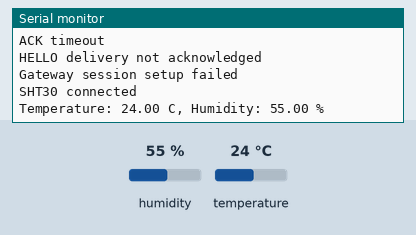
Bench run of a sketch on a simulated ESP32. On the bench: the last lines printed to the serial monitor. Inputs (shaded band) come from the test bench; at power-on: humidity 55 %, temperature 24 °C. WiFi joins after 1.5 s; servers stay silent unless stated.

Above: at 5.9 s.
6.0 s: humidity set to 22 %
At 7.8 s:
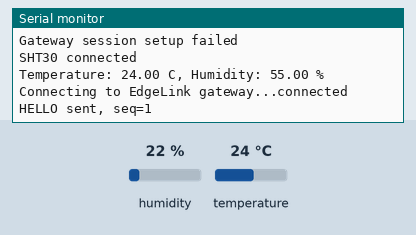
11.0 s: temperature set to 12 °C
At 11.15 s:
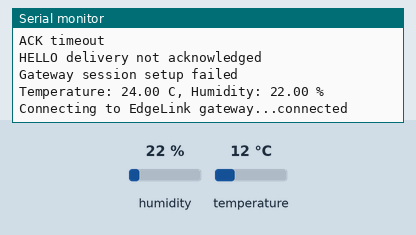
16.0 s: humidity set to 40 %
At 18.2 s:
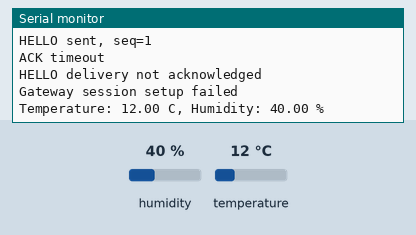
Timing chart, 0 to 19.7 s (numbered marks = the images above; inputs shaded):
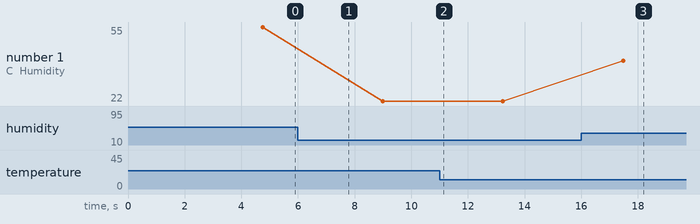

The sketch:

esp32_sht30.ino
```cpp
#include <Wire.h>
#include <Adafruit_SHT31.h>
#include <WiFi.h>

#include <array>
#include <vector>
#include <cstdint>

#include "secrets.h"

namespace {

constexpr int kSdaPin = 21;
constexpr int kSclPin = 22;
constexpr std::uint8_t kSht30Address = 0x44;
constexpr unsigned long kSampleIntervalMs = 2000;
constexpr unsigned long kHeartbeatIntervalMs = 5000;
constexpr unsigned long kReconnectIntervalMs = 3000;
constexpr unsigned long kInitialWifiTimeoutMs = 15000;
constexpr char kDeviceId[] = "esp32-real-001";
constexpr std::uint16_t kProtocolMagic = 0x4544;
constexpr std::uint8_t kProtocolVersion = 1;
constexpr std::uint8_t kHelloMessageType = 1;
constexpr std::uint8_t kTelemetryMessageType = 2;
constexpr std::uint8_t kHeartbeatMessageType = 3;
constexpr std::uint8_t kAckMessageType = 4;
constexpr std::size_t kHeaderSize = 14;
constexpr unsigned long kAckTimeoutMs = 2000;
std::uint32_t nextSequence = 1;
unsigned long lastHeartbeatMs = 0;
unsigned long lastReconnectAttemptMs = 0;

Adafruit_SHT31 sensor;

WiFiClient gatewayClient;

void appendU16(std::vector<std::uint8_t>& output,
               std::uint16_t value) {
  output.push_back(static_cast<std::uint8_t>(value >> 8U));
  output.push_back(static_cast<std::uint8_t>(value));
}

void appendU32(std::vector<std::uint8_t>& output,
               std::uint32_t value) {
  output.push_back(static_cast<std::uint8_t>(value >> 24U));
  output.push_back(static_cast<std::uint8_t>(value >> 16U));
  output.push_back(static_cast<std::uint8_t>(value >> 8U));
  output.push_back(static_cast<std::uint8_t>(value));
}

void appendU64(std::vector<std::uint8_t>& output,
               std::uint64_t value) {
  appendU32(output, static_cast<std::uint32_t>(value >> 32U));
  appendU32(output, static_cast<std::uint32_t>(value));
}

std::uint16_t readU16(const std::uint8_t* data) {
  return static_cast<std::uint16_t>(
      (static_cast<std::uint16_t>(data[0]) << 8U) |
      data[1]);
}

std::uint32_t readU32(const std::uint8_t* data) {
  return (static_cast<std::uint32_t>(data[0]) << 24U) |
         (static_cast<std::uint32_t>(data[1]) << 16U) |
         (static_cast<std::uint32_t>(data[2]) << 8U) |
         static_cast<std::uint32_t>(data[3]);
}

std::uint32_t calculateCrc32(
    const std::vector<std::uint8_t>& data) {
  std::uint32_t crc = 0xFFFFFFFFU;

  for (const std::uint8_t byte : data) {
    crc ^= byte;

    for (int bit = 0; bit < 8; ++bit) {
      if ((crc & 1U) != 0U) {
        crc = (crc >> 1U) ^ 0xEDB88320U;
      } else {
        crc >>= 1U;
      }
    }
  }

  return ~crc;
}

std::vector<std::uint8_t> buildHelloPayload() {
  std::vector<std::uint8_t> payload;

  const std::uint64_t sessionId =
      ESP.getEfuseMac() ^ static_cast<std::uint64_t>(micros());

  appendU64(payload, sessionId);

  payload.insert(
      payload.end(),
      kDeviceId,
      kDeviceId + sizeof(kDeviceId) - 1);

  return payload;
}

std::vector<std::uint8_t> buildTelemetryPayload(
    float temperature,
    float humidity) {
  std::vector<std::uint8_t> payload;

  const std::int16_t temperatureCenti =
      static_cast<std::int16_t>(temperature * 100.0F);
  const std::uint16_t humidityCenti =
      static_cast<std::uint16_t>(humidity * 100.0F);

  appendU64(payload, static_cast<std::uint64_t>(millis()));
  appendU16(
      payload,
      static_cast<std::uint16_t>(temperatureCenti));
  appendU16(payload, humidityCenti);
  appendU16(payload, 0);  // Supply voltage is not measured yet.
  appendU16(payload, 0);  // Sensor status: zero means healthy.

  return payload;
}

std::vector<std::uint8_t> buildFrame(
    std::uint8_t messageType,
    std::uint32_t sequence,
    const std::vector<std::uint8_t>& payload) {
  std::vector<std::uint8_t> checksumInput;

  appendU16(checksumInput, kProtocolMagic);
  checksumInput.push_back(kProtocolVersion);
  checksumInput.push_back(messageType);
  appendU16(
      checksumInput,
      static_cast<std::uint16_t>(payload.size()));
  appendU32(checksumInput, sequence);
  checksumInput.insert(
      checksumInput.end(),
      payload.begin(),
      payload.end());

  const std::uint32_t checksum =
      calculateCrc32(checksumInput);

  std::vector<std::uint8_t> frame;
  frame.reserve(14 + payload.size());

  // 前10字节协议头
  frame.insert(
      frame.end(),
      checksumInput.begin(),
      checksumInput.begin() + 10);

  // 第10至13字节放CRC32
  appendU32(frame, checksum);

  // 第14字节开始放Payload
  frame.insert(
      frame.end(),
      checksumInput.begin() + 10,
      checksumInput.end());

  return frame;
}

bool receiveAck(std::uint32_t expectedSequence) {
  std::array<std::uint8_t, kHeaderSize> frame{};
  gatewayClient.setTimeout(kAckTimeoutMs);

  const std::size_t bytesRead = gatewayClient.readBytes(
      reinterpret_cast<char*>(frame.data()),
      frame.size());

  if (bytesRead != frame.size()) {
    Serial.println("ACK timeout");
    return false;
  }

  const bool validHeader =
      readU16(frame.data()) == kProtocolMagic &&
      frame[2] == kProtocolVersion &&
      frame[3] == kAckMessageType &&
      readU16(frame.data() + 4) == 0;

  if (!validHeader) {
    Serial.println("Invalid ACK header");
    return false;
  }

  const std::vector<std::uint8_t> checksumInput(
      frame.begin(),
      frame.begin() + 10);
  const std::uint32_t receivedChecksum =
      readU32(frame.data() + 10);

  if (calculateCrc32(checksumInput) != receivedChecksum) {
    Serial.println("Invalid ACK CRC");
    return false;
  }

  if (readU32(frame.data() + 6) != expectedSequence) {
    Serial.println("Unexpected ACK sequence");
    return false;
  }

  return true;
}

bool sendMessageWithAck(
    const char* messageName,
    std::uint8_t messageType,
    const std::vector<std::uint8_t>& payload) {
  if (!gatewayClient.connected()) {
    Serial.print("Cannot send ");
    Serial.print(messageName);
    Serial.println(": gateway disconnected");
    return false;
  }

  const std::vector<std::uint8_t> frame =
      buildFrame(
          messageType,
          nextSequence,
          payload);

  const std::size_t bytesSent =
      gatewayClient.write(frame.data(), frame.size());

  if (bytesSent != frame.size()) {
    Serial.print("Failed to send ");
    Serial.println(messageName);
    gatewayClient.stop();
    return false;
  }

  Serial.print(messageName);
  Serial.print(" sent, seq=");
  Serial.println(nextSequence);

  if (!receiveAck(nextSequence)) {
    Serial.print(messageName);
    Serial.println(" delivery not acknowledged");
    gatewayClient.stop();
    return false;
  }

  Serial.print("ACK received, seq=");
  Serial.println(nextSequence);
  ++nextSequence;
  return true;
}

bool sendHello() {
  return sendMessageWithAck(
      "HELLO",
      kHelloMessageType,
      buildHelloPayload());
}

bool sendTelemetry(float temperature, float humidity) {
  return sendMessageWithAck(
      "TELEMETRY",
      kTelemetryMessageType,
      buildTelemetryPayload(temperature, humidity));
}

bool sendHeartbeat() {
  return sendMessageWithAck(
      "HEARTBEAT",
      kHeartbeatMessageType,
      {});
}

bool connectGateway() {
  lastReconnectAttemptMs = millis();
  Serial.print("Connecting to EdgeLink gateway...");

  if (!gatewayClient.connect(kGatewayHost, kGatewayPort)) {
    Serial.println("failed");
    return false;
  }

  Serial.println("connected");

  if (!sendHello()) {
    Serial.println("Gateway session setup failed");
    gatewayClient.stop();
    return false;
  }

  lastHeartbeatMs = millis();
  Serial.println("Gateway session ready");
  return true;
}

bool connectWifi() {
  WiFi.mode(WIFI_STA);
  WiFi.persistent(false);
  WiFi.setAutoReconnect(true);
  WiFi.begin(kWifiSsid, kWifiPassword);

  Serial.print("Connecting to Wi-Fi");
  const unsigned long startedAt = millis();

  while (WiFi.status() != WL_CONNECTED &&
         millis() - startedAt < kInitialWifiTimeoutMs) {
    delay(500);
    Serial.print('.');
  }

  Serial.println();

  if (WiFi.status() != WL_CONNECTED) {
    Serial.println("Initial Wi-Fi connection timed out");
    return false;
  }

  Serial.print("Wi-Fi connected, ESP32 IP: ");
  Serial.println(WiFi.localIP());
  return true;
}

void maintainConnections() {
  const unsigned long now = millis();

  if (WiFi.status() != WL_CONNECTED) {
    if (gatewayClient.connected()) {
      gatewayClient.stop();
    }

    if (now - lastReconnectAttemptMs >= kReconnectIntervalMs) {
      Serial.println("Wi-Fi disconnected; reconnecting...");
      WiFi.reconnect();
      lastReconnectAttemptMs = now;
    }

    return;
  }

  if (!gatewayClient.connected() &&
      now - lastReconnectAttemptMs >= kReconnectIntervalMs) {
    connectGateway();
  }
}

}  // namespace

void setup() {
  Serial.begin(115200);
  delay(1000);

  if (connectWifi()) {
    connectGateway();
  }

  Wire.begin(kSdaPin, kSclPin);

  if (!sensor.begin(kSht30Address)) {
    Serial.println("SHT30 not found");
    while (true) {
      delay(1000);
    }
  }

  Serial.println("SHT30 connected");
}

void loop() {
  maintainConnections();

  const float temperature = sensor.readTemperature();
  const float humidity = sensor.readHumidity();

  if (isnan(temperature) || isnan(humidity)) {
    Serial.println("Failed to read SHT30");
  } else {
    Serial.print("Temperature: ");
    Serial.print(temperature);
    Serial.print(" C, Humidity: ");
    Serial.print(humidity);
    Serial.println(" %");

    if (gatewayClient.connected()) {
      sendTelemetry(temperature, humidity);
    }
  }

  const unsigned long now = millis();
  if (gatewayClient.connected() &&
      now - lastHeartbeatMs >= kHeartbeatIntervalMs) {
    sendHeartbeat();
    lastHeartbeatMs = now;
  }

  delay(kSampleIntervalMs);
}
```

secrets.example.h
```cpp
#pragma once

// Copy this file to secrets.h and replace the placeholder values.
// secrets.h is ignored by Git and must never be committed.
constexpr char kWifiSsid[] = "YOUR_WIFI_NAME";
constexpr char kWifiPassword[] = "YOUR_WIFI_PASSWORD";
constexpr char kGatewayHost[] = "192.168.1.100";
constexpr std::uint16_t kGatewayPort = 9000;
```

Measured:
- after the input at 16.0 s, the serial monitor: prints a new line after 1.5 s (image 3)
- plotted number 1: 55 → 22 after the input at 6.0 s, 22 → 40 after the input at 16.0 s
